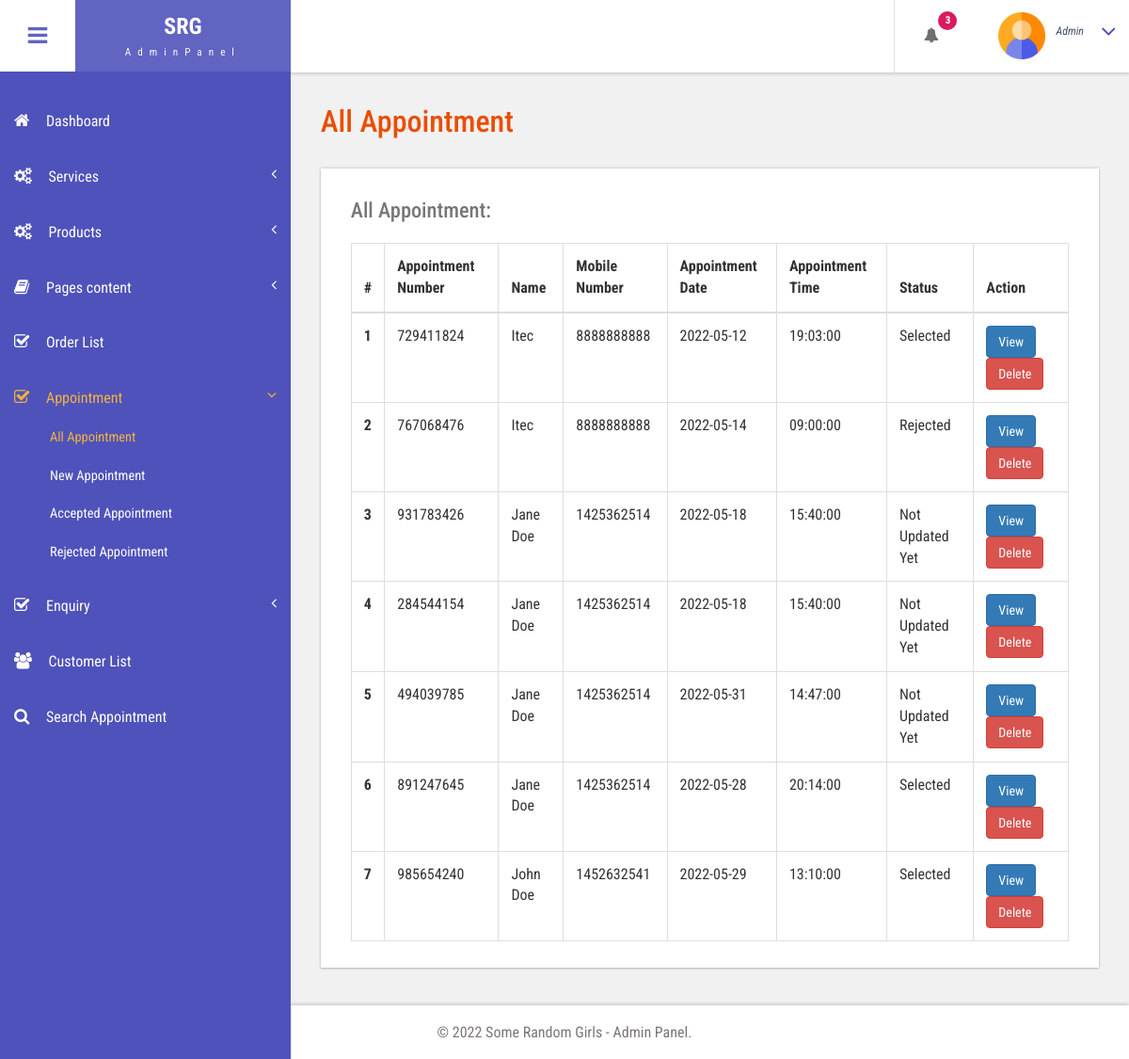
Screenshot of /bpms1/admin/all-appointment.php (signed in) with the database file from the repository.
### tables this page shows
CREATE TABLE IF NOT EXISTS `tblbook` (
  `ID` int(10) NOT NULL AUTO_INCREMENT,
  `UserID` int(10) DEFAULT NULL,
  `AptNumber` int(10) DEFAULT NULL,
  `AptDate` date DEFAULT NULL,
  `AptTime` time DEFAULT NULL,
  `Message` mediumtext,
  `BookingDate` timestamp NULL DEFAULT CURRENT_TIMESTAMP,
  `Remark` varchar(250) DEFAULT NULL,
  `Status` varchar(250) DEFAULT NULL,
  `RemarkDate` timestamp NULL DEFAULT NULL ON UPDATE CURRENT_TIMESTAMP,
  PRIMARY KEY (`ID`)
);

CREATE TABLE IF NOT EXISTS `tbluser` (
  `ID` int(10) NOT NULL AUTO_INCREMENT,
  `usertype` varchar(255) NOT NULL DEFAULT 'user',
  `FirstName` varchar(120) DEFAULT NULL,
  `LastName` varchar(250) DEFAULT NULL,
  `MobileNumber` bigint(10) DEFAULT NULL,
  `Email` varchar(120) DEFAULT NULL,
  `Password` varchar(120) DEFAULT NULL,
  `RegDate` timestamp NULL DEFAULT current_timestamp,
  PRIMARY KEY (`ID`),
  KEY `ID` (`ID`)
);

### bpms1/admin/all-appointment.php (the view, shortened to what this page needs)
<?php
include('includes/dbconnection.php');
if (strlen($_SESSION['bpmsuid']==0)) {
  header('location:logout.php');
  } else{
  ?>
<!DOCTYPE HTML>
<html>
<head>
<link href="css/bootstrap.css" rel='stylesheet' type='text/css' />
<link href="css/style.css" rel='stylesheet' type='text/css' />
<link href="css/font-awesome.css" rel="stylesheet">
<link href="css/animate.css" rel="stylesheet" type="text/css" media="all">
<link href="css/custom.css" rel="stylesheet">
</head>
<body class="cbp-spmenu-push">
	<div class="main-content">
		 <?php include_once('includes/sidebar.php');?>
		 <?php include_once('includes/header.php');?>
		<div id="page-wrapper">
			<div class="main-page">
				<div class="tables">
					<h3 class="title1">All Appointment</h3>
					<div class="table-responsive bs-example widget-shadow">
						<h4>All Appointment:</h4>
						<table class="table table-bordered"> <thead> <tr> <th>#</th>
							<th> Appointment Number</th>
							<th>Name</th><th>Mobile Number</th>
							<th>Appointment Date</th>
							<th>Appointment Time</th>
							<th>Status</th>
							<th>Action</th> </tr> </thead> <tbody>
<?php
$ret=mysqli_query($con,"select tbluser.FirstName,tbluser.LastName,tbluser.Email,tbluser.MobileNumber,tblbook.ID as bid,tblbook.AptNumber,tblbook.AptDate,tblbook.AptTime,tblbook.Message,tblbook.BookingDate,tblbook.Status from tblbook join tbluser on tbluser.ID=tblbook.UserID");
$cnt=1;
while ($row=mysqli_fetch_array($ret)) {
?>
						 <tr> <th scope="row"><?php echo $cnt;?></th>
						 	<td><?php  echo $row['AptNumber'];?></td>
						 	<td><?php  echo $row['FirstName'];?> <?php  echo $row['LastName'];?></td>
						 	<td><?php  echo $row['MobileNumber'];?></td>
						 	<td><?php  echo $row['AptDate'];?></td>
						 	<td><?php  echo $row['AptTime'];?></td>
						 	<?php if($row['Status']==""){ ?>
                     <td class="font-w600"><?php echo "Not Updated Yet"; ?></td>
                     <?php } else { ?>
                      <td><?php  echo $row['Status'];?></td><?php } ?>
                                       <td><a href="view-appointment.php?viewid=<?php echo $row['bid'];?>" class="btn btn-primary">View</a>
<a href="all-appointment.php?delid=<?php echo $row['bid'];?>" class="btn btn-danger" onClick="return confirm('Are you sure you want to delete?')">Delete</a>
                                       	</td> </tr>   <?php
$cnt=$cnt+1;
}?></tbody> </table>
					</div>
				</div>
			</div>
		</div>
		 <?php include_once('includes/footer.php');?>
	</div>
</body>
</html>
<?php }  ?>

### bpms1/admin/css/style.css (style rules this page uses)
h4, h5, h6, h1, h2, h3 { margin: 0; }
html, body { font-family: 'Roboto Condensed', sans-serif; font-size: 100%; overflow-x: hidden; background: #fff; }
body a { transition: 0.5s all ease; -webkit-transition: 0.5s all ease; -moz-transition: 0.5s all ease; -o-transition: 0.5s all ease; -ms-transition: 0.5s all ease; text-decoration:none; }
h1,h2,h3,h4,h5,h6 { margin:0; }
.main-content { position: relative; }
.cbp-spmenu-push { overflow-x: hidden; position: relative; }
.cbp-spmenu, .cbp-spmenu-push { -webkit-transition: all 0.3s ease; -moz-transition: all 0.3s ease; transition: all 0.3s ease; }
.cbp-spmenu-push div#page-wrapper { margin: 0 0 0 19.3em; transition:.5s all; -webkit-transition:.5s all; -moz-transition:.5s all; }
.widget-shadow { background-color: #fff; box-shadow: 0 -1px 3px rgba(0,0,0,.12),0 1px 2px rgba(0,0,0,.24); -webkit-box-shadow: 0 -1px 3px rgba(0,0,0,.12),0 1px 2px rgba(0,0,0,.24); -moz-box-shadow: 0 -1px 3px rgba(0,0,0,.12),0 1px 2px rgba(0,0,0,.24); }
h3.title1 { font-size: 2em; color: #e94e02; margin-bottom: 0.8em; }
.table > thead > tr > th, .table > tbody > tr > th, .table > tfoot > tr > th, .table > thead > tr > td, .table > tbody > tr > td, .table > tfoot > tr > td { border-top: none; }
.tables h4 { font-size: 1.4em; margin-bottom: 1em; color: #777777; }
.tables .panel-body ,.tables .bs-example { padding: 2em 2em 0.5em; }
.tables .table > thead > tr > th, .tables .table > tbody > tr > th, .tables .table > tfoot > tr > th, .tables .table > thead > tr > td, .tables .table > tbody > tr > td, .tables .table > tfoot > tr > td { padding: 13px; border-top: 1px solid #E0E0E0; }
.bs-example { margin-top: 2em; }

### bpms1/admin/css/custom.css (style rules this page uses)
#page-wrapper { padding:7em 2em 2.5em; background-color: #F1F1F1; }

### rows the page displays
tblbook: AptNumber "729411824", UserID.FirstName "Itec", UserID.MobileNumber "8888888888", AptDate "2022-05-12", AptTime "19:03:00", Status "Selected"
tblbook: AptNumber "767068476", UserID.FirstName "Itec", UserID.MobileNumber "8888888888", AptDate "2022-05-14", AptTime "09:00:00", Status "Rejected"
tblbook: AptNumber "931783426", UserID.FirstName "Jane", UserID.LastName "Doe", UserID.MobileNumber "1425362514", AptDate "2022-05-18", AptTime "15:40:00", shows "Not Updated Yet"
tblbook: AptNumber "284544154", UserID.FirstName "Jane", UserID.LastName "Doe", UserID.MobileNumber "1425362514", AptDate "2022-05-18", AptTime "15:40:00", shows "Not Updated Yet"
tblbook: AptNumber "494039785", UserID.FirstName "Jane", UserID.LastName "Doe", UserID.MobileNumber "1425362514", AptDate "2022-05-31", AptTime "14:47:00", shows "Not Updated Yet"
tblbook: AptNumber "891247645", UserID.FirstName "Jane", UserID.LastName "Doe", UserID.MobileNumber "1425362514", AptDate "2022-05-28", AptTime "20:14:00", Status "Selected"
tblbook: AptNumber "985654240", UserID.FirstName "John", UserID.LastName "Doe", UserID.MobileNumber "1452632541", AptDate "2022-05-29", AptTime "13:10:00", Status "Selected"

### other values shown
$num "3"
